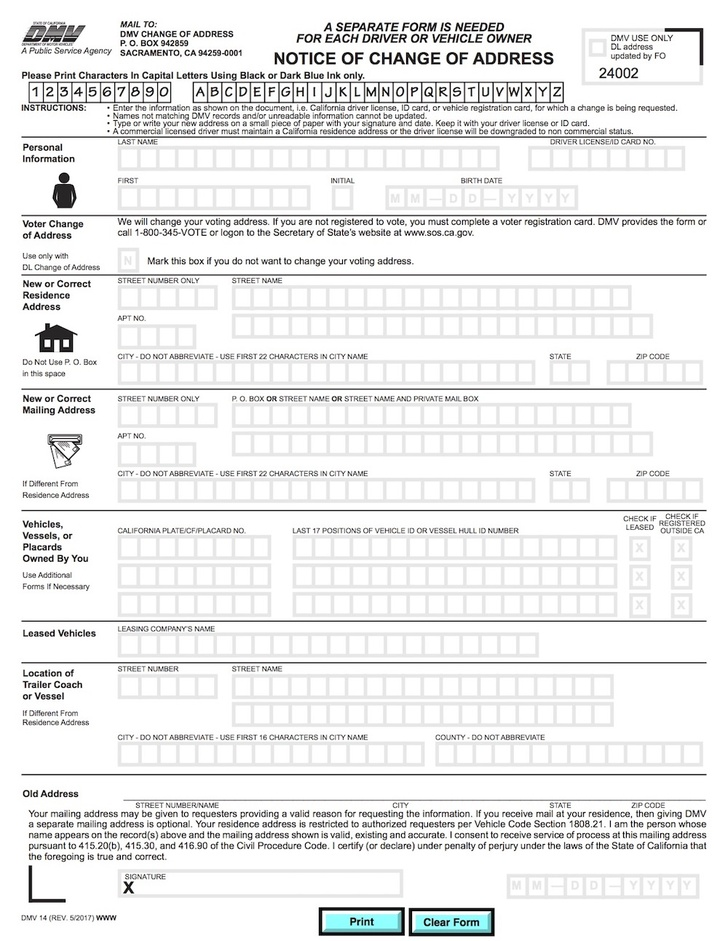
#> input picture CSC420/tutorials/tutorial5/form.jpg, 728 x 941 px, shrunk from 1000 x 1293 before the run
$ jupyter execute tutorial5.ipynb   (shell and % lines are left out)
#> lines starting #> are read from the running program, lines starting #| are printed output that depends on the picture
[cell 1]


from skimage import data
from matplotlib import pyplot as plt
import numpy as np
import cv2

[cell 2]
refFilename = "form.jpg"
print("Reading reference image : ", refFilename)
im2 = cv2.imread(refFilename, cv2.IMREAD_COLOR)
#> im2 is the input picture: shape (941, 728, 3); mean B, G, R 237.2, 237.3, 237

plt.imshow(im2)

[cell 3]
# Read image to be aligned
imFilename = "scanned-form.jpg"
print("Reading image to align : ", imFilename);
im1 = cv2.imread(imFilename, cv2.IMREAD_COLOR)
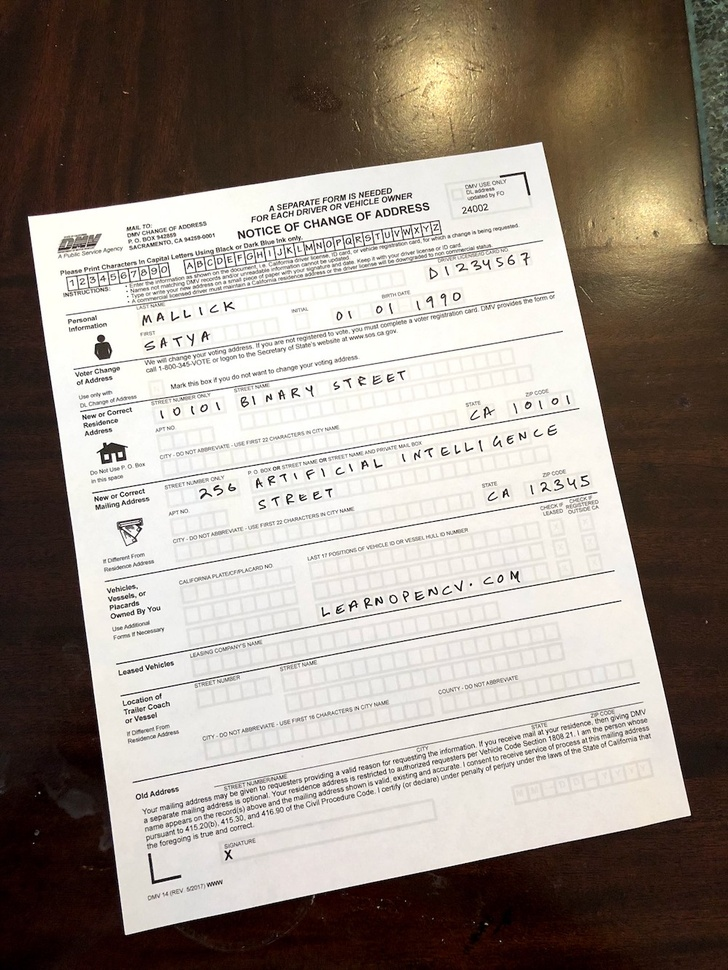
#> input picture CSC420/tutorials/tutorial5/scanned-form.jpg, 728 x 970 px, shrunk from 1000 x 1333 before the run
#> im1 is the input picture: shape (970, 728, 3); mean B, G, R 135.9, 144.8, 154.5

plt.imshow(im1)

[cell 4]
# Here I have some pre-computed key points. You need to figure out how to do in assignment by yourself


points1 = np.load("points1.npy")
#> (reads CSC420/tutorials/tutorial5/points1.npy from the repository)
points2 = np.load("points2.npy")
#> (reads CSC420/tutorials/tutorial5/points2.npy from the repository)
points1

# points1 = points1
# points2 = points2[:5]
print(points1.shape)

[cell 5]
# Find homography
h, mask = cv2.findHomography(points1, points2, cv2.RANSAC)

# Use homography
height, width, channels = im2.shape
#> height = 941; width = 728; channels = 3
im1Reg = cv2.warpPerspective(im1, h, (width, height))
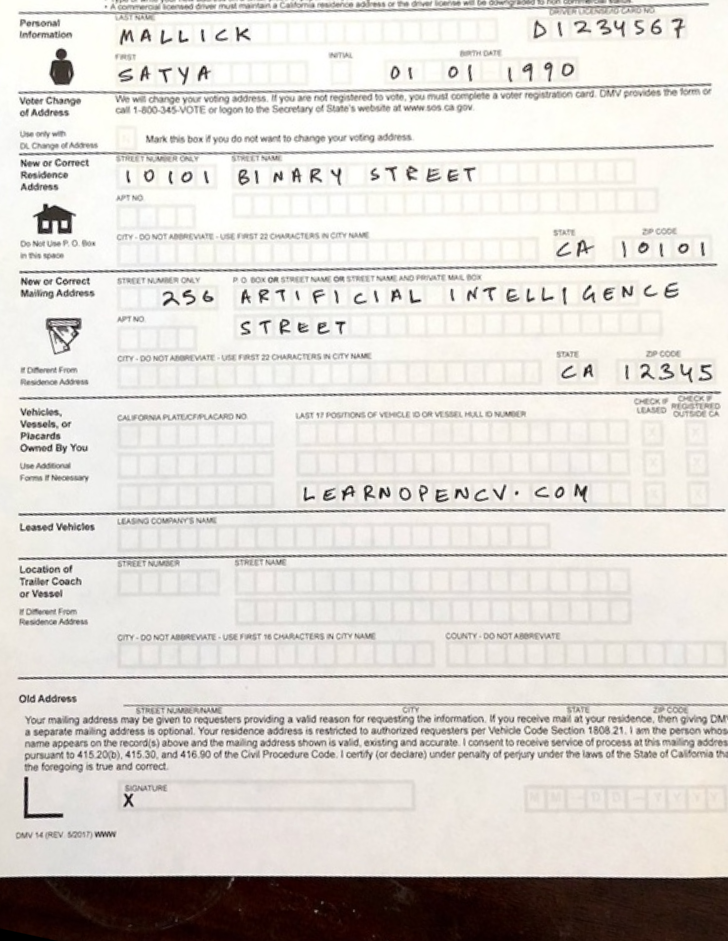
#> im1Reg: shape (941, 728, 3); mean B, G, R 208.7, 213.6, 217.8
